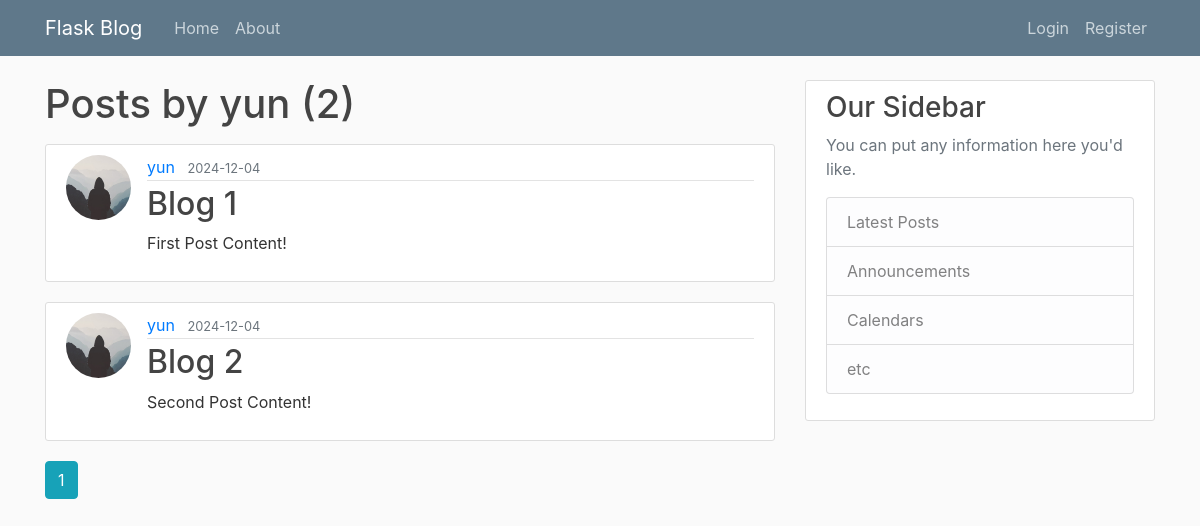
The page /user/yun on the database its author committed.
### flaskblog/models.py (models this page shows, shortened)
class User(db.Model, UserMixin):
    id = db.Column(db.Integer, primary_key=True)
    username = db.Column(db.String(20), unique=True, nullable=False)
    email = db.Column(db.String(120), unique=True, nullable=False)
    image_file = db.Column(db.String(20), nullable=False, default='default.jpg')
    password = db.Column(db.String(60), nullable=False)
    posts = db.relationship('Post', backref='author', lazy=True)

class Post(db.Model):
    id = db.Column(db.Integer, primary_key=True)
    title = db.Column(db.String(100), nullable=False)
    date_posted = db.Column(db.DateTime, nullable=False, default=datetime.utcnow)
    content = db.Column(db.Text, nullable=False)
    user_id = db.Column(db.Integer, db.ForeignKey('user.id'), nullable=False)

### flaskblog/users/routes.py (the view)
@users.route("/user/<string:username>")
def user_posts(username):
    page = request.args.get('page', 1, type=int)
    user = User.query.filter_by(username=username).first_or_404()
    posts = Post.query.filter_by(author=user)\
        .order_by(Post.date_posted.desc())\
        .paginate(page=page, per_page=5)
    return render_template('user_posts.html', posts=posts, user=user)

### flaskblog/templates/user_posts.html
{% extends "layout.html" %}
{% block content %}
    <h1 class="mb-3">Posts by {{ user.username }} ({{ posts.total }})</h1>
    {% for post in posts.items %}
        <article class="media content-section">
          <img class="rounded-circle article-img" src="{{ url_for('static', filename='profile_pics/' + post.author.image_file) }}">
          <div class="media-body">
            <div class="article-metadata">
              <a class="mr-2" href="{{ url_for('users.user_posts', username=post.author.username) }}">{{ post.author.username }}</a>
              <small class="text-muted">{{ post.date_posted.strftime('%Y-%m-%d') }}</small>
            </div>
            <h2><a class="article-title" href="{{ url_for('posts.post', post_id=post.id) }}">{{ post.title }}</a></h2>
            <p class="article-content">{{ post.content }}</p>
          </div>
        </article>
    {% endfor %}
    {% for page_num in posts.iter_pages(left_edge=1, right_edge=1, left_current=1, right_current=2) %}
      {% if page_num %}
        {% if posts.page == page_num %}
          <a class="btn btn-info mb-4" href="{{ url_for('users.user_posts', username=user.username, page=page_num) }}">{{ page_num }}</a>
        {% else %}
          <a class="btn btn-outline-info mb-4" href="{{ url_for('users.user_posts', username=user.username, page=page_num) }}">{{ page_num }}</a>
        {% endif %}
      {% else %}
        ...
      {% endif %}
    {% endfor %}
{% endblock content %}

### flaskblog/templates/layout.html (shortened to what this page needs)
<!DOCTYPE html>
<html>
<head>
    <link rel="stylesheet" href="https://maxcdn.bootstrapcdn.com/bootstrap/4.0.0/css/bootstrap.min.css">
    <link rel="stylesheet" type="text/css" href="{{ url_for('static', filename='main.css') }}">
</head>
<body>
    <header class="site-header">
      <nav class="navbar navbar-expand-md navbar-dark bg-steel fixed-top">
        <div class="container">
          <a class="navbar-brand mr-4" href="/">Flask Blog</a>
          <div class="collapse navbar-collapse" id="navbarToggle">
            <div class="navbar-nav mr-auto">
              <a class="nav-item nav-link" href="{{ url_for('main.home') }}">Home</a>
              <a class="nav-item nav-link" href="{{ url_for('main.about') }}">About</a>
            </div>
            <div class="navbar-nav">
              {% if current_user.is_authenticated %}
                <a class="nav-item nav-link" href="{{ url_for('posts.new_post') }}">New Post</a>
                <a class="nav-item nav-link" href="{{ url_for('users.account') }}">Account</a>
                <a class="nav-item nav-link" href="{{ url_for('users.logout') }}">Logout</a>
              {% else %}
                <a class="nav-item nav-link" href="{{ url_for('users.login') }}">Login</a>
                <a class="nav-item nav-link" href="{{ url_for('users.register') }}">Register</a>
              {% endif %}
            </div>
          </div>
        </div>
      </nav>
    </header>
    <main role="main" class="container">
      <div class="row">
        <div class="col-md-8">
          {% block content %}{% endblock %}
        </div>
        <div class="col-md-4">
          <div class="content-section">
            <h3>Our Sidebar</h3>
            <p class='text-muted'>You can put any information here you'd like.
              <ul class="list-group">
                <li class="list-group-item list-group-item-light">Latest Posts</li>
                <li class="list-group-item list-group-item-light">Announcements</li>
                <li class="list-group-item list-group-item-light">Calendars</li>
                <li class="list-group-item list-group-item-light">etc</li>
              </ul>
            </p>
          </div>
        </div>
      </div>
    </main>
</body>
</html>

### flaskblog/static/main.css (style rules this page uses)
body { background: #fafafa; color: #333333; margin-top: 5rem; }
h1, h2, h3, h4, h5, h6 { color: #444444; }
.bg-steel { background-color: #5f788a; }
.site-header .navbar-nav .nav-link { color: #cbd5db; }
.content-section { background: #ffffff; padding: 10px 20px; border: 1px solid #dddddd; border-radius: 3px; margin-bottom: 20px; }
.article-title { color: #444444; }
.article-content { white-space: pre-line; }
.article-img { height: 65px; width: 65px; margin-right: 16px; }
.article-metadata { padding-bottom: 1px; margin-bottom: 4px; border-bottom: 1px solid #e3e3e3 }

### rows shown on the page
User: username "yun"
Post: image_file (placeholder picture), author.username "yun", date_posted "2024-12-04", title "Blog 1", content "First Post Content!"
Post: image_file (placeholder picture), author.username "yun", date_posted "2024-12-04", title "Blog 2", content "Second Post Content!"

### other values the page prints
{{ posts.total }} "2"
{{ page_num }} "1"
